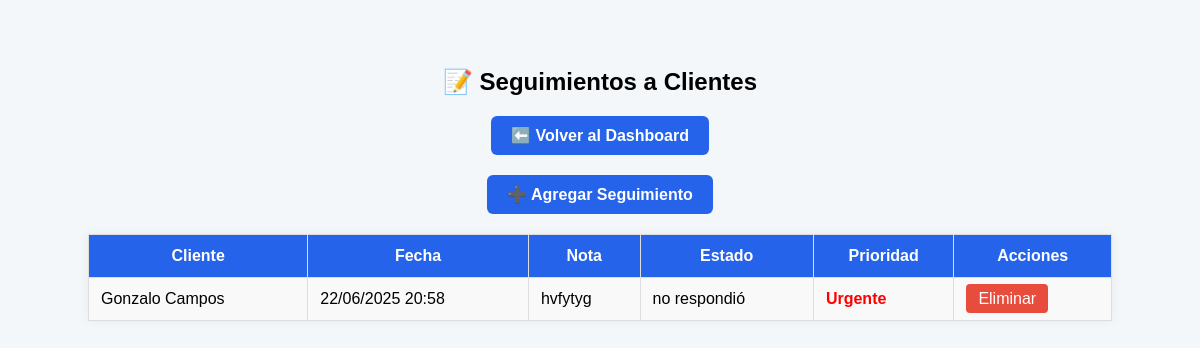
Page /seguimientos.php (signed in) on the earlier database version.
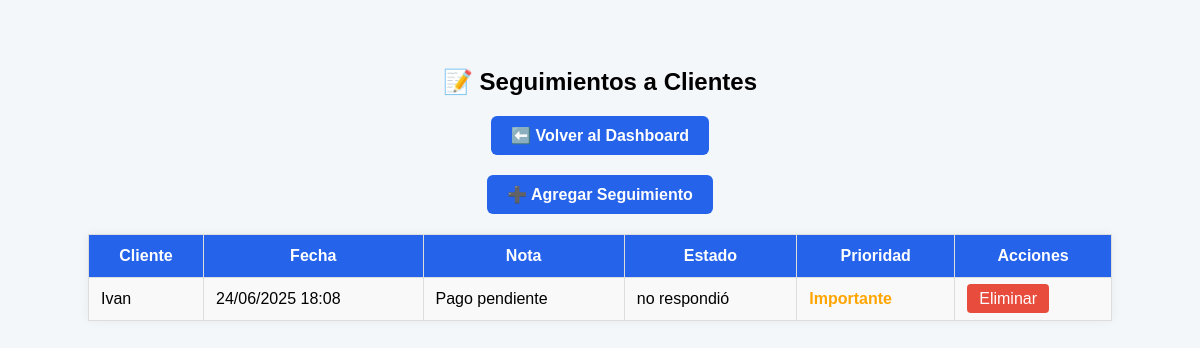
Same page on the later database version.
### tables this page shows
CREATE TABLE `seguimientos` (
  `id` int(11) NOT NULL AUTO_INCREMENT,
  `cliente_id` int(11) NOT NULL,
  `nota` text NOT NULL,
  `fecha` datetime DEFAULT current_timestamp(),
  `estado` varchar(50) DEFAULT 'no respondido',
  `prioridad` varchar(50) DEFAULT 'importante',
  PRIMARY KEY (`id`),
  KEY `cliente_id` (`cliente_id`),
  CONSTRAINT `seguimientos_ibfk_1` FOREIGN KEY (`cliente_id`) REFERENCES `clientes` (`id`) ON DELETE CASCADE
);

CREATE TABLE `clientes` (
  `id` int(11) NOT NULL AUTO_INCREMENT,
  `genero` char(1) DEFAULT 'N',
  `nombre` varchar(100) NOT NULL,
  `telefono` varchar(20) DEFAULT NULL,
  `correo` varchar(100) DEFAULT NULL,
  `direccion` text DEFAULT NULL,
  `fecha_registro` datetime DEFAULT current_timestamp(),
  `empresa` varchar(255) DEFAULT NULL,
  `puesto` varchar(100) DEFAULT NULL,
  `area` varchar(100) DEFAULT NULL,
  `estatus_color` varchar(7) DEFAULT '#808080',
  `comentarios` text DEFAULT NULL,
  `proxima_llamada` datetime DEFAULT NULL,
  PRIMARY KEY (`id`)
);

### seguimientos.php (the view, shortened to what this page needs)
<?php
include("config/db.php");
$rol = $_SESSION["rol"];
$sql = "SELECT s.id, s.nota, s.fecha, s.estado, s.prioridad, c.nombre AS nombre_cliente
        FROM seguimientos s
        JOIN clientes c ON s.cliente_id = c.id
        ORDER BY s.fecha DESC";
$resultado = $conn->query($sql);
?>
<!DOCTYPE html>
<html lang="es">
<head>
</head>
<body>
    <h2>📝 Seguimientos a Clientes</h2>
    <a href="dashboard.php" class="boton-dashboard">⬅️ Volver al Dashboard</a>
    <?php if ($rol === "admin"): ?>
        <a href="form_seguimiento.php" class="boton-agregar">➕ Agregar Seguimiento</a>
    <?php endif; ?>
    <table>
        <tr>
            <th>Cliente</th>
            <th>Fecha</th>
            <th>Nota</th>
            <th>Estado</th>
            <th>Prioridad</th>
            <?php if ($rol === "admin"): ?>
                <th>Acciones</th>
            <?php endif; ?>
        </tr>
        <?php while($row = $resultado->fetch_assoc()): ?>
            <tr>
                <td><?= htmlspecialchars($row['nombre_cliente']) ?></td>
                <td><?= date("d/m/Y H:i", strtotime($row['fecha'])) ?></td>
                <td><?= nl2br(htmlspecialchars($row['nota'])) ?></td>
                <td><?= htmlspecialchars($row['estado']) ?></td>
                <td class="<?= strtolower($row['prioridad']) ?>">
                    <?= ucfirst(htmlspecialchars($row['prioridad'])) ?>
                </td>
                <?php if ($rol === "admin"): ?>
                    <td>
                        <a href="eliminar_seguimiento.php?id=<?= $row['id'] ?>" class="boton" onclick="return confirm('¿Eliminar este seguimiento?')">Eliminar</a>
                    </td>
                <?php endif; ?>
            </tr>
        <?php endwhile; ?>
    </table>
</body>
</html>

Differences in the rows shown:
removed seguimientos: cliente.nombre "Gonzalo Campos", fecha "22/06/2025 20:58", nota "hvfytyg", estado "no respondió", prioridad "Urgente"
added seguimientos: cliente.nombre "Ivan", fecha "24/06/2025 18:08", nota "Pago pendiente", estado "no respondió", prioridad "Importante"
